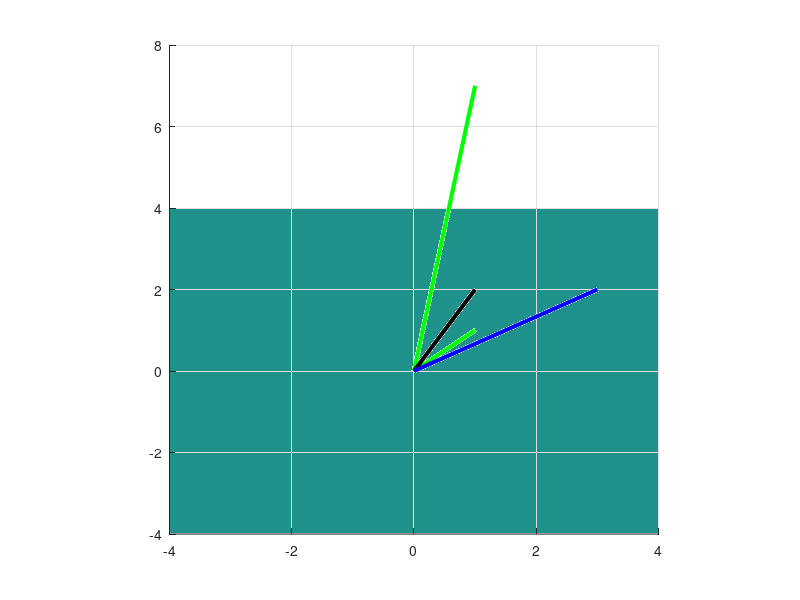
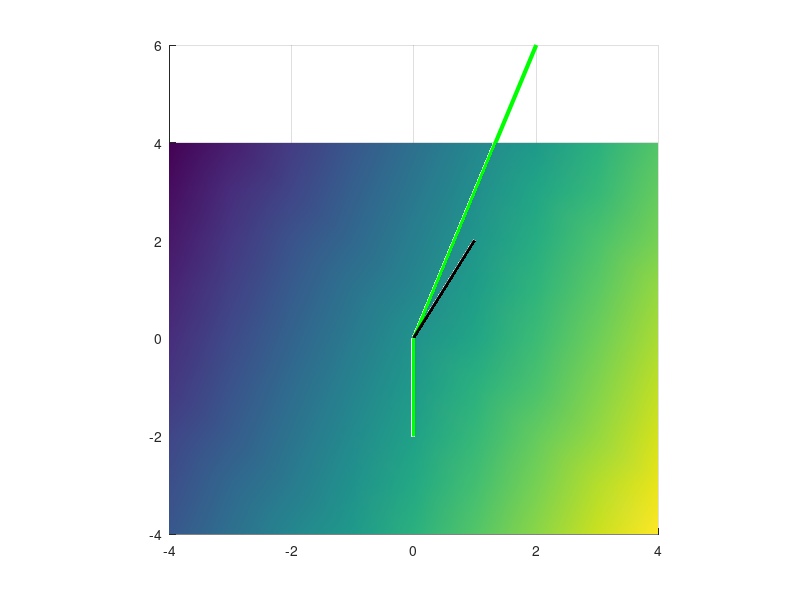

Write MATLAB code to recreate these figures, in order.
%%
%     COURSE: Linear algebra: theory and implementation
%    SECTION: Vectors
%      VIDEO: Span
% Instructor: sincxpress.com
% Course url: https://www.udemy.com/course/linear-algebra-theory-and-implementation/?couponCode=202110
%
%% 
clear, clc

%%

% set S
S = [ [1 1 0]' [1 7 0]' ]; 

% vectors v and w
v = [1 2 0]';
w = [3 2 1]';


figure(1), clf, hold on
plot3([0 S(1,1)],[0 S(2,1)],[0 S(3,1)],'g','linew',3)
plot3([0 S(1,2)],[0 S(2,2)],[0 S(3,2)],'g','linew',3)

plot3([0 v(1)],[0 v(2)],[0 v(3)],'k','linew',3)
plot3([0 w(1)],[0 w(2)],[0 w(3)],'b','linew',3)

% draw the plane spanned by S (use cross prod to define the plane)
normvec = cross(S(:,1),S(:,2));
[X,Y] = meshgrid(-4:4,-4:4);
z = -(normvec(1)*X + normvec(2)*Y)/normvec(3);
surf(X,Y,z)
shading interp

axis square
grid on, rotate3d on

%% Quiz 5

% set A
%S = [ [1 2 4]' [3 2 5]' ];
% set B
S = [ [2 6 -3]' [0 -2 9]' ];

% vectors v and w
v = [1 2 3]';


figure(2), clf, hold on
plot3([0 S(1,1)],[0 S(2,1)],[0 S(3,1)],'g','linew',3)
plot3([0 S(1,2)],[0 S(2,2)],[0 S(3,2)],'g','linew',3)

plot3([0 v(1)],[0 v(2)],[0 v(3)],'k','linew',3)

% draw the plane spanned by S (use cross prod to define the plane)
normvec = cross(S(:,1),S(:,2));
[X,Y] = meshgrid(-4:4,-4:4);
z = -(normvec(1)*X + normvec(2)*Y)/normvec(3);
surf(X,Y,z)
shading interp

axis square
grid on, rotate3d on

%% done.
